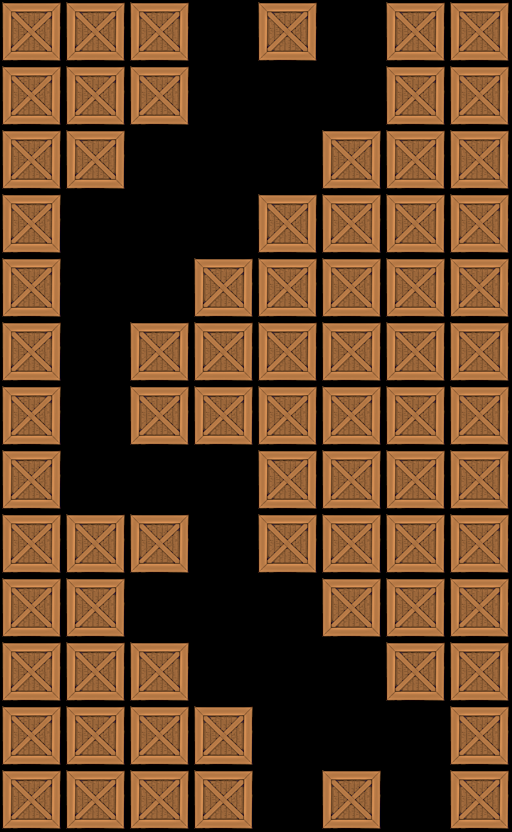

Tiled map render using the project's own tile images. Description and the map definition, with tile-layer contents summarised, below:
An orthogonal 8x13 tile map with 64x64 px tiles, 1 tile layer (Tile Layer 1).

<map version="1.0" orientation="orthogonal" width="8" height="13" tilewidth="64" tileheight="64">
 <tileset firstgid="1" name="crate" tilewidth="64" tileheight="64">
  <image source="../../crate4.png" width="64" height="64" />
 </tileset>
 <layer name="Tile Layer 1" width="8" height="13">
  <data>[104 cells, 74 non-empty, 1 distinct tile ids]</data>
 </layer>
</map>
